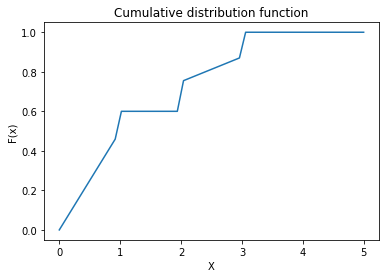

Recreate this plot in Python.
# -*- coding: utf-8 -*-
"""assign2.ipynb

Automatically generated by Colaboratory.

Original file is located at
    https://colab.research.google.com/drive/1UtAGwdwNSqxtSTehvFchAY0GOqu4SPS8
"""

import numpy as np
# import uniform distribution
from scipy.stats import uniform
from matplotlib import pyplot as plt
import pandas as pd

def cdf(x):
  if x < 0:
    f_x = 0
  elif x < 1:
    f_x = x/2
  elif x<2:
    f_x = 0.6
  elif x<3:
    f_x = 0.5 + x/8
  else:
    f_x = 1
  return f_x

vcdf=np.vectorize(cdf)
x=np.linspace(0,5)
y=vcdf(x)
plt.plot(x,y)
plt.xlabel("X")
plt.ylabel("F(x)")
plt.title("Cumulative distribution function")

plt.show()
